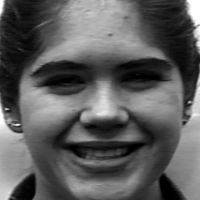
#> input picture HAPPY/image_002.png, 200 x 200 px; its folder holds 4 pictures in this run
$ python predict.py   (Python 2 division)
#> lines starting #> are read from the running program, lines starting #| are printed output that depends on the picture
import numpy as np
import cv2 as cv2
import glob
from sklearn.multiclass import OneVsRestClassifier
from sklearn.svm import SVC
import pickle

path = 'D:/UPC/2021 - 1/IA/proyecto/IA_Recognition_Expressions/'

# [12 lines of commented-out code are left out]


def getImage(path):
    return cv2.imread(path)


def show(img):
    cv2.imshow('im', img)
    # cv2.waitKey(0)

X = []
y = []

def read(imageFolder, label):

    for filename in glob.glob(path + "images/" + imageFolder + '/*.*'):
        win_size = (64, 128)
        img = getImage(filename)

        win_size = (64, 128)

        img = cv2.resize(img, win_size)
        img = cv2.cvtColor(img, cv2.COLOR_RGB2GRAY)
        d = cv2.HOGDescriptor()
        hog = d.compute(img)
        X.append(hog.transpose()[0])
        y.append(label)

# [11 lines of commented-out code are left out]

def openModal(img):
    image_gray = cv2.cvtColor(img, cv2.COLOR_BGR2GRAY)
    face_cascade = cv2.CascadeClassifier(path + "classifiers/haarcascade_frontalface_alt2.xml")
    faces = face_cascade.detectMultiScale(image_gray)
    landmark_detector  = cv2.face.createFacemarkLBF()
    landmark_detector.loadModel(path + "classifiers/LFBmodel.yaml")
    _, landmarks = landmark_detector.fit(image_gray, faces)
    for landmark in landmarks:
        for x,y in landmark[0]:
            cv2.circle(img, (int(x), int(y)), 1, (255, 255, 255), 1)

    show(img)

read('HAPPY',0)
#> in getImage, returned value is the input picture: shape (200, 200, 3); min 0, max 255, mean 92.3
#> in read, `img = cv2.resize(img, win_size)`:
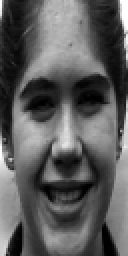
#> img: shape (128, 64, 3) (shown 2 times larger); min 0, max 255, mean 92.2
#> in read, `hog = d.compute(img)`: hog = 3780 values, max 0.395 at index 3510, min 0 at index 898, mean 0.127
#> pass 2 of the loop in read, `for filename in glob.glob(path + "images/" + imageFolder + '/*.*'):`:
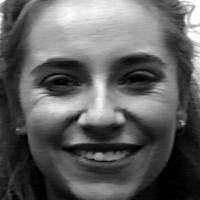
#> input picture HAPPY/image_003.png, 200 x 200 px
#> in getImage, returned value is the input picture: shape (200, 200, 3); min 0, max 255, mean 95.9
#> in read, `img = cv2.resize(img, win_size)`:
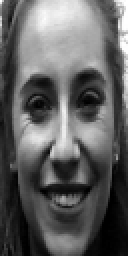
#> img: shape (128, 64, 3) (shown 2 times larger); min 0, max 255, mean 95.8
#> hog = 3780 values, max 0.457 at index 2790, min 0.000363 at index 473, mean 0.127
#> pass 3 of the loop in read, `for filename in glob.glob(path + "images/" + imageFolder + '/*.*'):`:
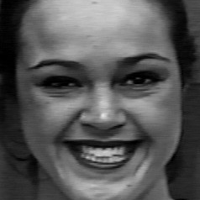
#> input picture HAPPY/image_004.png, 200 x 200 px
#> in getImage, returned value is the input picture: shape (200, 200, 3); min 0, max 226, mean 86
#> in read, `img = cv2.resize(img, win_size)`:
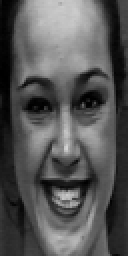
#> img: shape (128, 64, 3) (shown 2 times larger); min 0, max 210, mean 85.9
#> hog = 3780 values, max 0.449 at index 2280, min 0 at index 21, mean 0.125
#> the loop made 4 passes; the first 3 are shown
read('CONTEMPT',1)
read('ANGER',2)
read('DISGUST',3)
read('FEAR',4)
read('SADNESS',5)
read('SURPRISE',6)
read('NEUTRAL',7)

classes = ["HAPPY", "CONTEMPT", "ANGER", "DISGUST", "FEAR", "SADNESS", "SURPRISE", "NEUTRAL"]
#> classes = ['HAPPY', 'CONTEMPT', 'ANGER', 'DISGUST', 'FEAR', 'SADNESS', 'SURPRISE', 'NEUTRAL']
y = np.asarray(y)
X = np.asarray(X)

clf = OneVsRestClassifier(SVC(kernel='linear', probability=True, tol=1e-3))
clf.fit(X, y)

filename = 'finalized_model.sav'
pickle.dump(clf, open(filename, 'wb'))

clf = pickle.load(open(filename, 'rb'))

img = getImage(path + 'testImages/happy2.PNG')
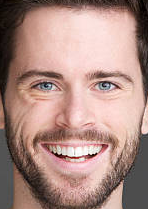
#> input picture testImages/happy2.PNG, 148 x 209 px, found by its file name
#> in getImage, returned value is the input picture: shape (209, 148, 3); mean B, G, R 130.7, 139, 171.5

# points
openModal(img)
#> in openModal, `image_gray = cv2.cvtColor(img, cv2.COLOR_BGR2GRAY)`:
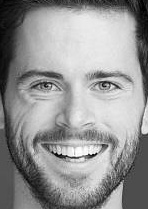
#> image_gray: shape (209, 148); min 1, max 255, mean 147.8
#> in openModal, `faces = face_cascade.detectMultiScale(image_gray)`: faces = [[9, 34, 131, 131]]
#> (the run stopped early here; a loop or call above may not have finished)
